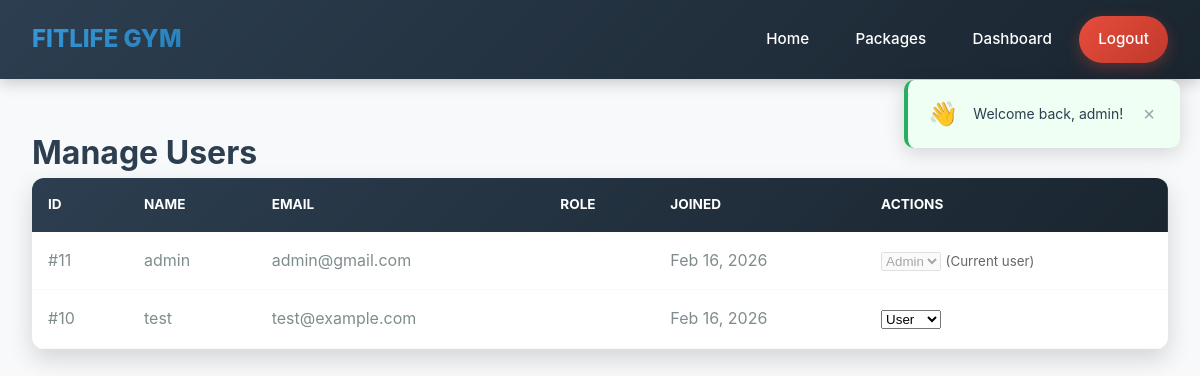
The app's page /admin/manage-users.php (signed in) with its own data.
### tables this page shows
CREATE TABLE `users` (
  `id` int(11) NOT NULL,
  `full_name` varchar(100) NOT NULL,
  `email` varchar(100) NOT NULL,
  `phone` varchar(15) DEFAULT NULL,
  `password` varchar(255) NOT NULL,
  `created_at` timestamp NOT NULL DEFAULT current_timestamp(),
  `role` enum('user','admin') DEFAULT 'user'
);

### admin/manage-users.php (the view, shortened to what this page needs)
<?php
require_once '../includes/database.php';
$stmt = $pdo->query("SELECT id, full_name, email, role, created_at FROM users ORDER BY created_at DESC");
$users = $stmt->fetchAll();
?>
<!DOCTYPE html>
<html>
<head>
    <link rel="stylesheet" href="../css/style.css">
</head>
<body>
    <?php
include '../includes/navigation.php';
?>
    <div class="manage-container">
        <h1>Manage Users</h1>
        <table class="data-table">
            <thead>
                <tr>
                    <th>ID</th>
                    <th>Name</th>
                    <th>Email</th>
                    <th>Role</th>
                    <th>Joined</th>
                    <th>Actions</th>
                </tr>
            </thead>
            <tbody>
                <?php foreach ($users as $user): ?>
                <tr>
                    <td>#<?php echo $user['id']; ?></td>
                    <td><?php echo htmlspecialchars($user['full_name'], ENT_QUOTES, 'UTF-8'); ?></td>
                    <td><?php echo htmlspecialchars($user['email'], ENT_QUOTES, 'UTF-8'); ?></td>
                    <td>
                    </td>
                    <td><?php echo date('M d, Y', strtotime($user['created_at'])); ?></td>
                    <td>
                        <form method="POST" style="display: inline;">
                            <select name="role" onchange="this.form.submit()" <?php echo $user['id'] == $_SESSION['user_id'] ? 'disabled' : ''; ?>>
                                <option value="user" <?php echo $user['role'] == 'user' ? 'selected' : ''; ?>>User</option>
                                <option value="admin" <?php echo $user['role'] == 'admin' ? 'selected' : ''; ?>>Admin</option>
                            </select>
                        </form>
                        <?php if ($user['id'] == $_SESSION['user_id']): ?>
                            <small style="color: #666;">(Current user)</small>
                        <?php endif; ?>
                    </td>
                </tr>
                <?php endforeach; ?>
            </tbody>
        </table>
    </div>
</body>
</html>

### css/style.css (style rules this page uses)
:root { --primary:#3498db;--primary-dark:#2980b9;--primary-light:#85c1e9;--secondary:#2c3e50;--secondary-light:#34495e;--accent-green:#27ae60;--accent-blue:#3498db;--accent-gold:#f39c12;--white:#fff;--light:#f8f9fa;--gray:#95a5a6;--dark-gray:#7f8c8d;--gradient-primary:linear-gradient(135deg,#667eea 0%,#764ba2 100%);--gradient-blue:linear-gradient(135deg,#3498db,#2980b9);--gradient-ocean:linear-gradient(135deg,#4facfe 0%,#00f2fe 100%);--gradient-dark:linear-gradient(135deg,#2c3e50 0%,#1a252f 100%);--shadow:0 4px 6px rgba(0,0,0,0.1);--shadow-lg:0 10px 25px rgba(0,0,0,0.15);--shadow-xl:0 20px 40px rgba(0,0,0,0.2);--radius:8px;--radius-lg:12px;--radius-xl:20px;--radius-full:9999px;--transition:0.3s ease }
* { margin:0;padding:0;box-sizing:border-box }
html { scroll-behavior:smooth }
body { font-family:'Inter',-apple-system,sans-serif;line-height:1.6;color:var(--secondary);background:var(--light);overflow-x:hidden }
.admin-dashboard,.dashboard-container,.manage-container,.my-packages-container { padding:3rem 2rem;max-width:1400px;margin:0 auto;min-height:100vh }
.data-table,.user-table,table { width:100%;border-collapse:collapse;background:var(--white);border-radius:var(--radius-lg);overflow:hidden;box-shadow:var(--shadow-lg) }
.data-table thead,.user-table thead,table thead { background:var(--gradient-dark);color:var(--white) }
.data-table th,.user-table th,table th { padding:1rem;text-align:left;font-weight:700;text-transform:uppercase;font-size:.85rem }
.data-table td,.user-table td,table td { padding:1rem;border-bottom:1px solid var(--light);color:var(--dark-gray) }
.admin-dashboard, .dashboard-container, .manage-container, .my-packages-container { padding: 3rem 2rem; max-width: 1400px; margin: 0 auto; min-height: 100vh; }
.data-table, .user-table, table { width: 100%; border-collapse: collapse; background: var(--white); border-radius: var(--radius-lg); overflow: hidden; box-shadow: var(--shadow-lg); }
.data-table thead, .user-table thead, table thead { background: var(--gradient-dark); color: var(--white); }
.data-table th, .user-table th, table th { padding: 1rem; text-align: left; font-weight: 700; text-transform: uppercase; font-size: 0.85rem; }
.data-table td, .user-table td, table td { padding: 1rem; border-bottom: 1px solid var(--light); color: var(--dark-gray); }

### records on screen
users: id "11", full_name "admin", email "admin@gmail.com", created_at "Feb 16, 2026", role "Admin", shows "(Current user)"
users: id "10", full_name "test", email "test@example.com", created_at "Feb 16, 2026", role "User"

### other values on screen
$login_message "Welcome back, admin!"
